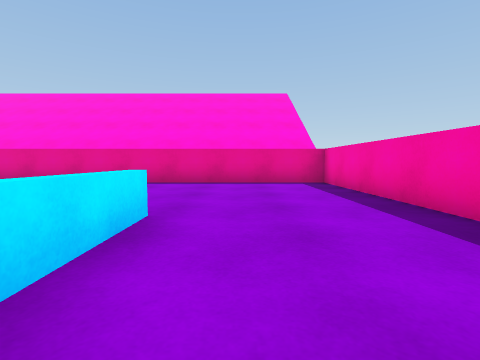
view 1 (above)

17 first-person views from a walk through a Unity game level. The camera is 0.62 m above the floor, tilts 4° down and sees 85° across. The floor is counted in squares, 1 m on a side. Each view is taken from the middle of a square. On the plan, view 1 faces up. The plan holds only what a view shows up to about 9 squares ahead; the rest is blank. The place goes on beyond the plan. The player is left out.

view 2
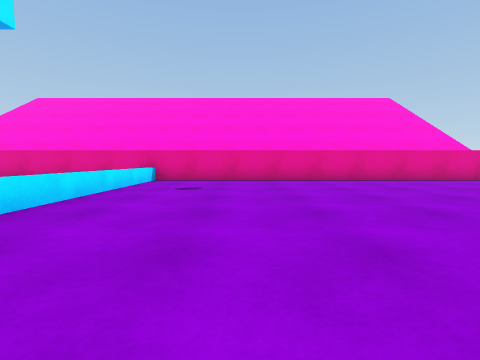

view 3
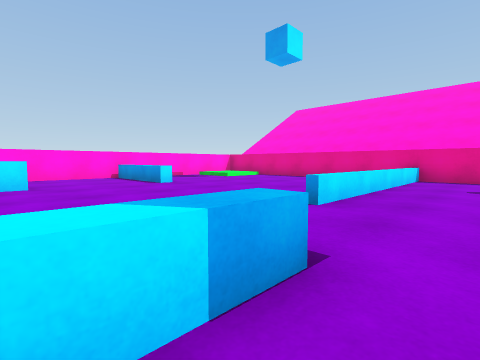

view 4
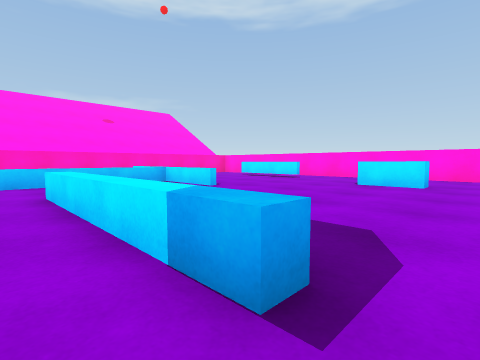

view 5
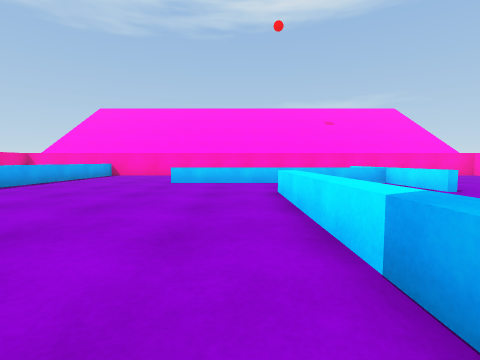

view 6
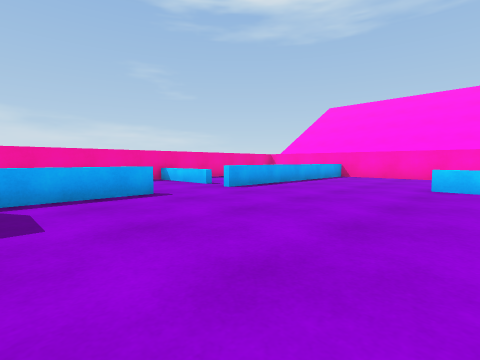

view 7
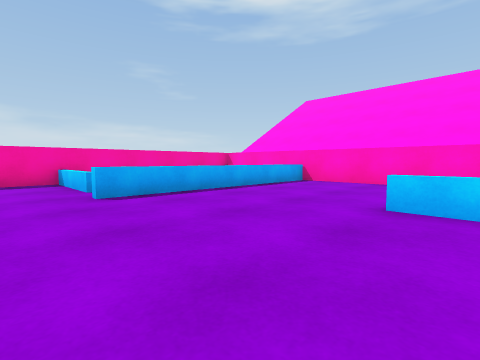

view 8
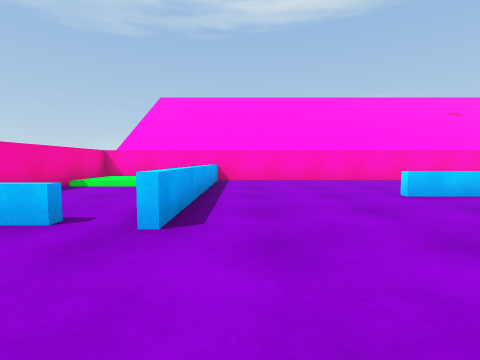

view 9
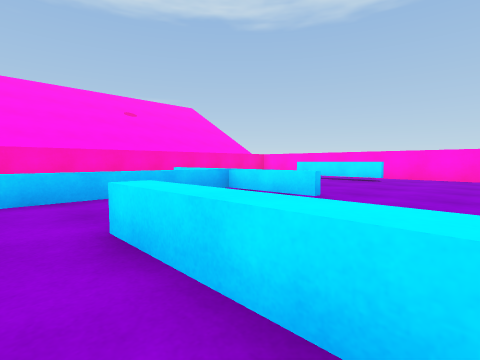

view 10
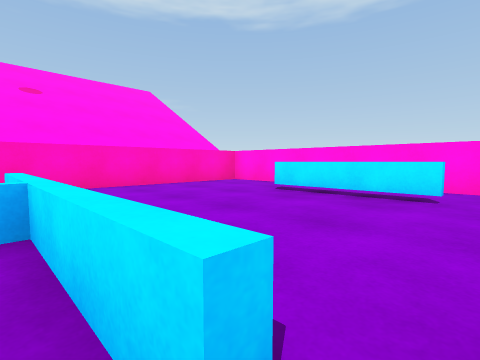

view 11
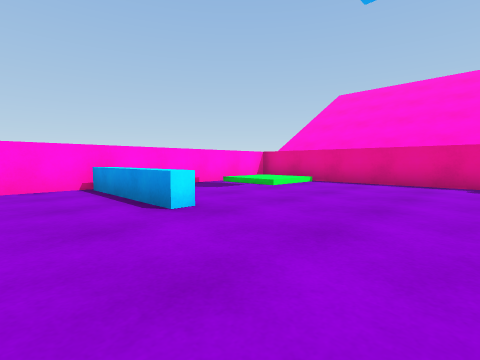

view 12
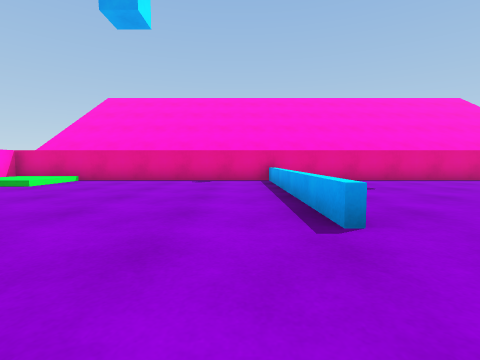

view 13
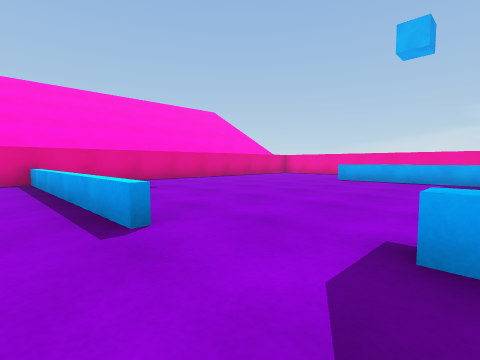

view 14
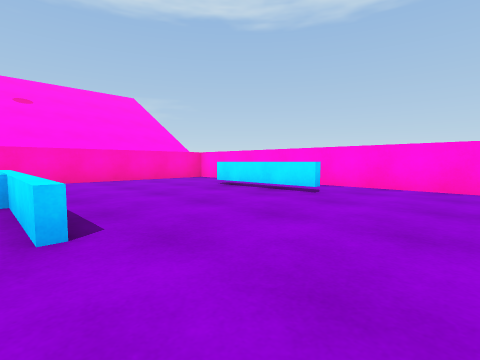

view 15
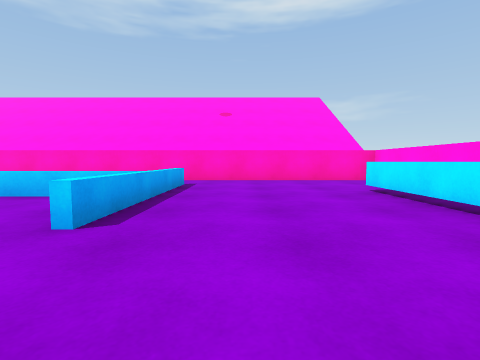

view 16
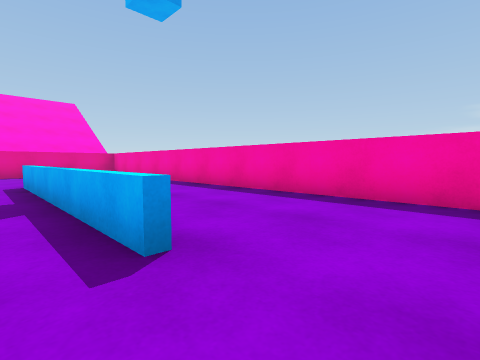

view 17
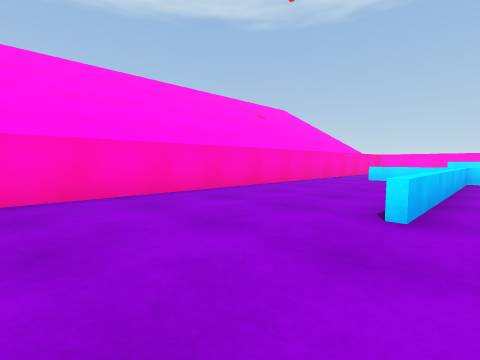

### Floor plan
Key: @ floor where view 1 was taken; # wall or solid block; x gap in a wall; . main floor; : floor 0.15 m higher than the main floor; / step, stairs or slope; = window, fence, low wall or low ledge; ^ raised ledge; B block.
Columns run from 18 left of view 1 to 3 right of it. Each row starts with its distance up from view 1.
  8 ######################
  7 #/:/.....^...........#
  6 #/:/.....^...........#
  5 #........^...........#
  4 #........^...........#
  3 #........^...........#
  2 #^^^^....^.......=...#
  1 #................=...#
  0 #................=@..#
 -1 #.........^......=...#
 -2 #   B.... ^......=...#
 -3 #...B...  ^......=...#
 -4 #.......  ^..........#
 -5 #.......  ^..........#
 -6 #.=....=. .......=x==#
 -7 #.=....=.........=.. #
 -8 #.=....^^^^^^....=...#
 -9 #......=.........=...#
-10 #......=.........= ::#
-11 #................= ::#
-12 ######################

Where each view was taken, in squares from view 1:
view 1: 0 up, 0 right, facing up
view 2: 1 down, 6 left, facing up
view 3: 2 down, 7 left, facing up-left
view 4: 0 up, 7 left, facing down-left
view 5: 0 up, 7 left, facing down
view 6: 1 down, 6 left, facing down-right
view 7: 4 down, 6 left, facing down-right
view 8: 3 down, 2 left, facing down
view 9: 3 down, 7 left, facing down-left
view 10: 5 down, 11 left, facing down-left
view 11: 0 up, 11 left, facing up-left
view 12: 1 down, 10 left, facing up
view 13: 1 down, 10 left, facing up-right
view 14: 3 down, 11 left, facing down-left
view 15: 3 down, 13 left, facing down
view 16: 5 down, 2 left, facing up-right
view 17: 7 down, 2 left, facing down-left
